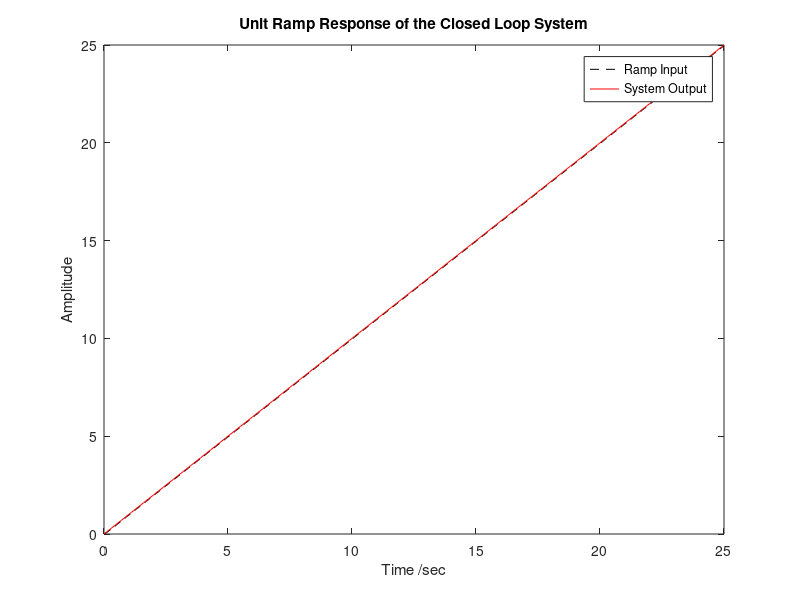

This chart was generated by the following MATLAB code: (Note: this script raises an error after producing the figure.)
%Author: Awabullah Syed 
%----------------------Loop Gain of 41.32 -------------------------------%
sys1 = zpk([],[0,-3,-10],41.32) %Section 1a - K = 41.32
%----------------------Lead-Compensator Deisng---------------------------%
sys2 = zpk([],[0,-3, -10],750*13.92*32.16) %Compensated Open Loop TF
sys3 = zpk([],[0,-3, -10],750) %Uncompensated System K = 750
s = tf('s')
 Gc = (s+4.0368)/(s+48) % First Phase_lead Compensator  
 Gc2 = (s+6.8)/(s+218)  % Second Phase_lead compensator 
 C = Gc * Gc2 % Both Compensator Combined
Open_Loop = zpk ([-4.0368 -6.8],[0 -3 -10 -48 -218],750*13.92*32.16) 
CL = feedback(Open_Loop,1)
G_lead = zpk ([-4.0368 -6.8],[-48 -218],1)
%---------------------------Plot Unit Step Respones----------------------%
t = 0:0.1:25;
u = t;
[y,t,x] = lsim(CL,u,t)
plot(t,y,'k--'); hold on 
plot(t,u,'r');
xlabel('Time /sec')
ylabel('Amplitude')
title('Unit Ramp Response of the Closed Loop System')
legend('Ramp Input','System Output'); hold off 
%------------------------------Transient Performance---------------------%
band_width = bandwidth(CL) %Bandwidth of the closed loop system 
peak_magnitude = getPeakGain(CL) %Peak gain of closed loop compensated sys

%% Deadbeat 
num=[0.04 0.04];
den=[1 0.2 0.04];
sys = tf(num,den)
Gpd = c2d (sys,1,'matched')
%Samplie time:1 seconds - Discrete-time transfer function 
Dznum=[1];
Dzden=[1 -1];
D = tf (Dznum, Dzden, -1)

Dz=D*1/Gpd
sysold=Dz*Gpd
syscld = connect (sysold, [1 -1])

step(syscld)


%%
% ramp = 1/31 %1/kv
% C_unit = ramp * C 
% 
% 
% I = sys2 * C_unit
% step(I); hold on 
% plot([0 10],[0 10],'k--') %slope of 1 since Unit Ramp Response 
% legend (' System Output','Ramp Input')
% title('Unit Ramp Respones'); hold off

 %C = Gc * Gc2 


% sys4 = zpk([],[0 ],1)
% sys5 = series(sys4,sys2)

% C1 = zpk([-4.0368],[-48],1)
% C2 = zpk([-6.8],[-218],1)
% C3 = C1 * C2
% C4_Unit = unit_ramp * C3
% unit_ramp = 1/s^2

% a = 750*13.92*32.16
% num_C = conv([1 6.8], [1 4.0368])
% num = conv(num_C, a)
% 
% den_C = conv([1 218],[1 48])
% b = conv([1 0],[1 3])
% den_TF = conv(b,[1 10])
% G = tf(num,den_TF)
% 
% G_Unit = tf(conv(num,[1 0]),den_TF)
% %kv = 25
% kv = dcgain(G_Unit)
% ess = 1/kv
% %aug_sys2 = tf(conv
%aug_sys2=series(tf(1,[1 0]),unit_func) %Augment sys2 to produce unit ramp

%%
%---------------------------Lead Compensator Root Locus Approach----------% 
Gs = zpk ([],[0 0 -7 -60],1) %Unity feedback plant TF
Gc = zpk( [-1],[-14.02],17707) %Phase-Lead Comp, First Iteration
%-------------------------Lead-Lag Compensator---------------------------%
Glead = zpk ([-1],[-83],1) %Selected Lead Compensator 
Glag = zpk ([-0.276],[-0.04],[1]) %Lag Compensator 
openLoop = zpk ([-1 -0.276],[0 0 -7 -60 -83 -0.04],[202588]) %Lead-Lag
Ts = feedback(openLoop,1) %Closed Loop Transfer Function
%-------------------------------Filter------------------------------------%
F2 = zpk ([],[-2.5],2.5) %Filter to meet design criteria
%---------------------------------Parabolic Plot-------------------------%
t = 0:0.1:20;
u = 0.5*t.*t;
sys_withfilter = Ts * F2
[y,x]=lsim(sys_withfilter,u,t)
plot(t,y,'k--'); hold on 
plot(t,u,'r');
xlabel('Time (sec')
ylabel('Amplitude')
title('Parabolic Response of the Closed Loop Transfer Function')
legend ('Input','Output'); hold off
%----------------------------Performance Metrics for final Design---------%
band_width = bandwidth(sys_withfilter) %Bandwidth of the closed loop system 
peak_magnitude = getPeakGain(sys_withfilter) %Peak gain of closed loop compensated sys
[wn,zeta]=damp(sys_withfilter)
%%
%new = zpk([-1.02],[-3.57],384020) %Using Matlab Root Locus Editor - Unstable

% GC_5 = zpk([-1],[0 0 -7 -60 -1119],2504255)



%Gc =  [[(s+4.0368)]/[(s+48)]] % First Phase_lead Compensator with 
%Gc2 = [[(s+13)]/[(s+57.34)]]